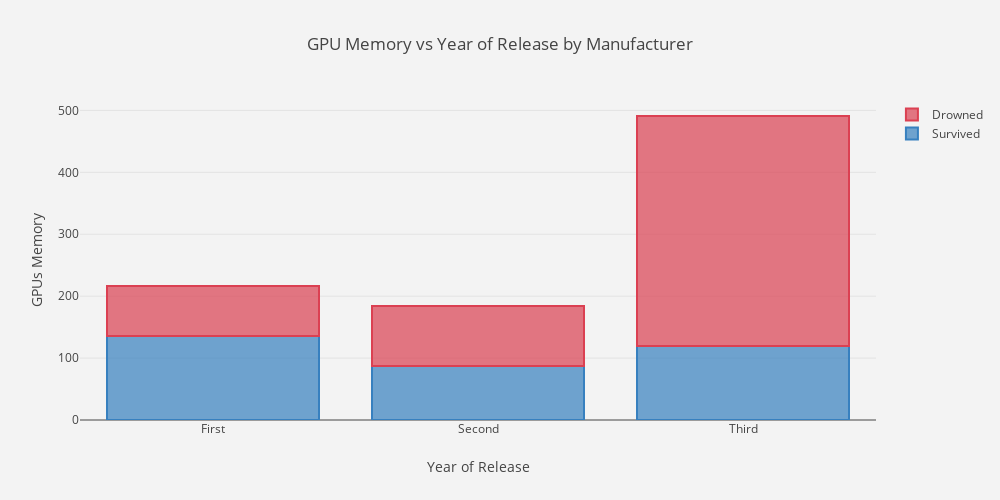

Notebook source saved alongside this figure:
### Code cell
passengers_by_class = dataset_train[['Pclass', 'Survived']].groupby(['Pclass']).count()
passengers_by_class_sur = dataset_train[['Pclass', 'Survived']].groupby(['Pclass']).sum()

trace1 = go.Bar(
    x = ['First', 'Second', 'Third'],
    y = passengers_by_class_sur['Survived'].tolist(),
    name='Survived',
    marker=dict(
        color='rgba(55, 128, 191, 0.7)',
        line=dict(
            color='rgba(55, 128, 191, 1.0)',
            width=2,
        )
    )
)
trace2 = go.Bar(
    x = ['First', 'Second', 'Third'],
    y = (passengers_by_class['Survived'] - passengers_by_class_sur['Survived']).tolist(),
    name='Drowned',
    marker=dict(
        color='rgba(219, 64, 82, 0.7)',
        line=dict(
            color='rgba(219, 64, 82, 1.0)',
            width=2,
        )
    )
)

data = [trace1, trace2]
layout = go.Layout(
    barmode='stack',
    title = 'Survival vs Class',
    width=1000,
    height=500,
    paper_bgcolor='rgb(243, 243, 243)',
    plot_bgcolor='rgb(243, 243, 243)',
    yaxis = dict(title= 'Survival'),
    xaxis = dict(title= 'Class')
)

fig = go.Figure(data=data, layout=layout)
py.iplot(fig)

### Figure 1 — Plotly figure (JSON) as saved in the notebook; plotly's stock layout.template omitted (floating-point values rounded to 4 significant figures)
{"data": [{"marker": {"color": "rgba(55, 128, 191, 0.7)", "line": {"color": "rgba(55, 128, 191, 1.0)", "width": 2}}, "name": "Survived", "type": "bar", "x": ["First", "Second", "Third"], "y": [136, 87, 119]}, {"marker": {"color": "rgba(219, 64, 82, 0.7)", "line": {"color": "rgba(219, 64, 82, 1.0)", "width": 2}}, "name": "Drowned", "type": "bar", "x": ["First", "Second", "Third"], "y": [80, 97, 372]}], "layout": {"barmode": "stack", "height": 500, "paper_bgcolor": "rgb(243, 243, 243)", "plot_bgcolor": "rgb(243, 243, 243)", "title": "GPU Memory vs Year of Release by Manufacturer", "width": 1000, "xaxis": {"title": "Year of Release"}, "yaxis": {"title": "GPUs Memory"}}}
